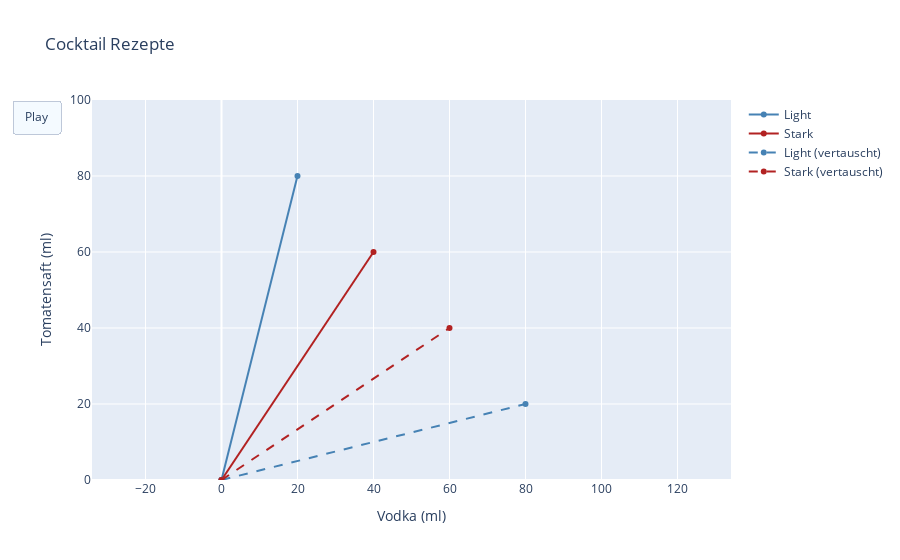

Notebook code cell kept with this figure:
### Markdown cell above
Was passiert, wenn wir die Mengen vom Vodka und Tomatensaft vertauschen möchten? Das Ergebnis ist:

$$
\underset{\text{Operationen}}{\begin{pmatrix}
0 & 1 \\
1 & 0 \\
\end{pmatrix}} \underset{\text{Daten}}{\begin{pmatrix}
20 \\ 80 \\
\end{pmatrix}} =
\begin{pmatrix}
0 \cdot 20 + 1 \cdot 80 \\
1 \cdot 20 + 0 \cdot 80 \\
\end{pmatrix} =
\begin{pmatrix}
80 \\ 20 \\
\end{pmatrix}
$$

Graphisch wir diese Transformation in @fig-cocktail-drehung gezeigt.

### Code cell
#| label: fig-cocktail-drehung
#| fig-cap: "Drehung der Rezepte"
#| code-fold: true

fig5 = go.Figure(data=[
        go.Scatter(x=[0, bm_light[0]], y=[0, bm_light[1]], mode='lines+markers', name='Light', line=dict(color="steelblue", width=2)),
        go.Scatter(x=[0, bm_stark[0]], y=[0, bm_stark[1]], mode='lines+markers', name='Stark', line=dict(color="firebrick", width=2)),
        go.Scatter(x=[0, bm_light[1]], y=[0, bm_light[0]], mode='lines+markers', name='Light (vertauscht)', line=dict(color="steelblue", dash="dash", width=2)),
        go.Scatter(x=[0, bm_stark[1]], y=[0, bm_stark[0]], mode='lines+markers', name='Stark (vertauscht)', line=dict(color="firebrick", dash="dash", width=2)),        
])

fig5.update_layout(
    title="Cocktail Rezepte",
    xaxis_title="Vodka (ml)",
    xaxis_range=[0, 100],
    yaxis_range=[0, 100],
    yaxis_title="Tomatensaft (ml)",
    xaxis=dict(scaleanchor="y"),
    updatemenus=[dict(type="buttons",
                      buttons=[dict(args=[None, {"frame": {"duration": 20, "redraw": False},
                                                 "fromcurrent": True, "transition": {"duration": 10}}],
                                     label="Play",
                                     method="animate")])],
    legend=dict(
        orientation="h",  # Horizontal legend
        yanchor="bottom",  # Align the bottom of the legend
        y=1,             # Position above the plot (1.0 is the top of the plot)
        xanchor="center",  # Center the legend horizontally
        x=0.5              # Center position
    )
)

frames = []

for i in range(1, 100):
    frames.append(go.Frame(data=[
            go.Scatter(x=[0, bm_light[0]], y=[0, bm_light[1]], mode='lines+markers', name='Light', line=dict(color="steelblue", width=2)),
            go.Scatter(x=[0, bm_stark[0]], y=[0, bm_stark[1]], mode='lines+markers', name='Stark', line=dict(color="firebrick", width=2)),
            go.Scatter(x=[0, bm_light[0] * (100 - i) / 100 + bm_light[1] * i / 100], y=[0, bm_light[1] * (100 - i) / 100 + bm_light[0] * i / 100], mode='lines+markers', name='Light (vertauscht)', line=dict(color="steelblue", dash="dash", width=2)),
            go.Scatter(x=[0, bm_stark[0] * (100 - i) / 100 + bm_stark[1] * i / 100], y=[0, bm_stark[1] * (100 - i) / 100 + bm_stark[0] * i / 100], mode='lines+markers', name='Stark (vertauscht)', line=dict(color="firebrick", dash="dash", width=2))
    ]))

fig5.update(frames=frames)

fig5.show()

### Figure 1 — Plotly figure (JSON) as saved in the notebook; plotly's stock layout.template omitted (floating-point values rounded to 4 significant figures)
{"data": [{"line": {"color": "steelblue", "width": 2}, "mode": "lines+markers", "name": "Light", "type": "scatter", "x": [0, 20], "y": [0, 80]}, {"line": {"color": "firebrick", "width": 2}, "mode": "lines+markers", "name": "Stark", "type": "scatter", "x": [0, 40], "y": [0, 60]}, {"line": {"color": "steelblue", "dash": "dash", "width": 2}, "mode": "lines+markers", "name": "Light (vertauscht)", "type": "scatter", "x": [0, 80], "y": [0, 20]}, {"line": {"color": "firebrick", "dash": "dash", "width": 2}, "mode": "lines+markers", "name": "Stark (vertauscht)", "type": "scatter", "x": [0, 60], "y": [0, 40]}], "layout": {"title": {"text": "Cocktail Rezepte"}, "updatemenus": [{"buttons": [{"args": [null, {"frame": {"duration": 20, "redraw": false}, "fromcurrent": true, "transition": {"duration": 10}}], "label": "Play", "method": "animate"}], "type": "buttons"}], "xaxis": {"range": [0, 100], "scaleanchor": "y", "title": {"text": "Vodka (ml)"}}, "yaxis": {"range": [0, 100], "title": {"text": "Tomatensaft (ml)"}}}}
